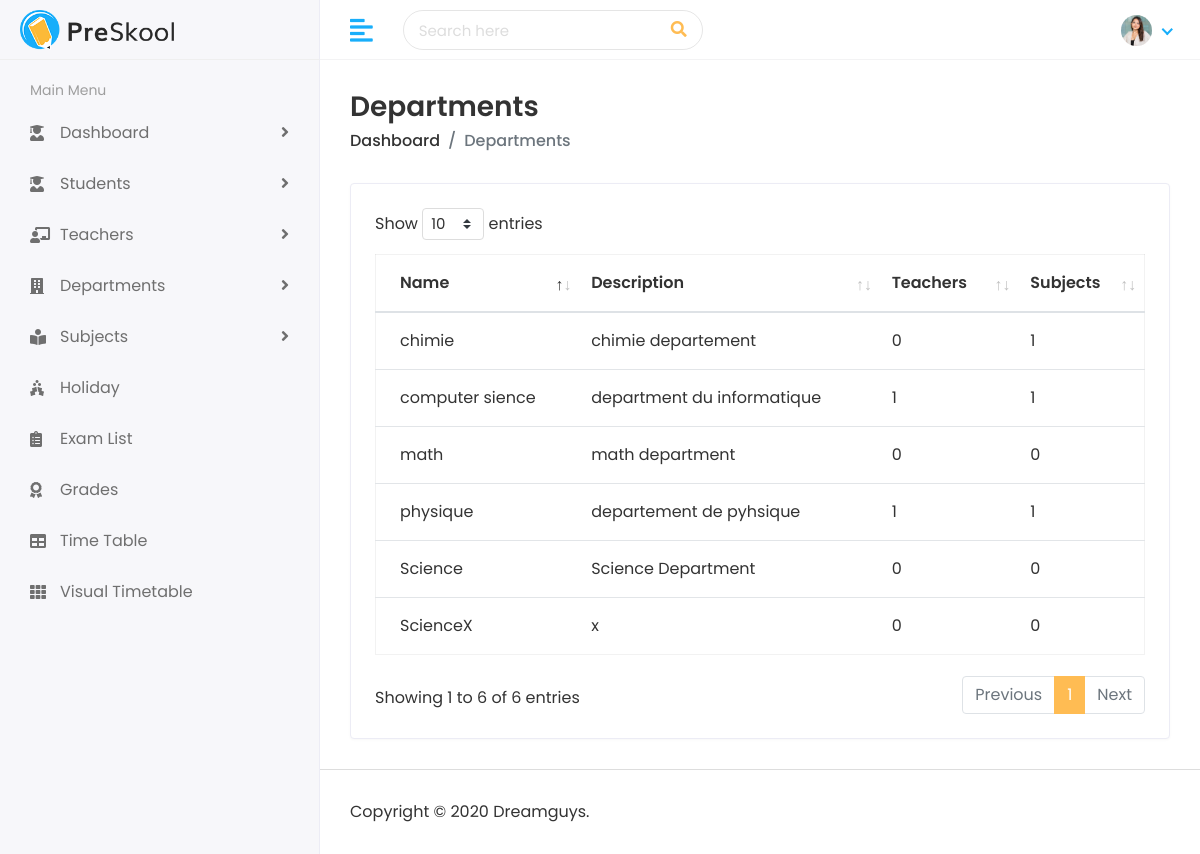
/departments/ (signed in), run on the app's committed database.
### faculty/models.py (models this page shows, shortened)
class Department(models.Model):
    name = models.CharField(max_length=150, unique=True)
    description = models.TextField(blank=True)
    created_at = models.DateTimeField(auto_now_add=True)
    class Meta:
        ordering = ["name"]

### faculty/views.py (the view)
# urls.py: path("departments/", views.department_list, name="department_list"),
@login_required
def department_list(request):
    departments = Department.objects.prefetch_related("subjects", "teachers").all()
    return render(request, "faculty/department-list.html", {"departments": departments})

### home_auth/models.py (called while the page is built)
    @property
    def role(self):
        if self.is_superuser or self.is_admin:
            return "Admin"
        if self.is_teacher:
            return "Teacher"
        if self.is_student:
            return "Student"
        return "User"

### templates/faculty/department-list.html (shortened to what this page needs)
{% extends 'Home/base.html' %}
{% block page_title %}Departments{% endblock %}
{% block breadcrumb_title %}Departments{% endblock %}
{% block body %}
<div class="row">
    <div class="col-sm-12">
        <div class="card card-table">
            <div class="card-body">
                <div class="table-responsive">
                    <table class="table table-hover table-center mb-0 datatable">
                        <thead>
                            <tr>
                                <th>Name</th>
                                <th>Description</th>
                                <th>Teachers</th>
                                <th>Subjects</th>
                            </tr>
                        </thead>
                        <tbody>
                            {% for department in departments %}
                                <tr>
                                    <td>{{ department.name }}</td>
                                    <td>{{ department.description|default:"No description yet." }}</td>
                                    <td>{{ department.teachers.count }}</td>
                                    <td>{{ department.subjects.count }}</td>
                                </tr>
                            {% empty %}
                                <tr><td colspan="{% if request.user.is_admin or request.user.is_superuser %}5{% else %}4{% endif %}">No departments available.</td></tr>
                            {% endfor %}
                        </tbody>
                    </table>
                </div>
            </div>
        </div>
    </div>
</div>
{% endblock %}

### static/assets/css/style.css (style rules this page uses)
html { height: 100%; }
body { background-color: #fff; color: #333; font-family: 'Poppins', sans-serif; font-size: 1rem; height: 100%; line-height: 1.5; overflow-x: hidden; }
.table { color: #333; max-width: 100%; margin-bottom: 0; width: 100%; }
.table.dataTable { border-collapse: collapse !important; border: 1px solid rgba(0, 0, 0, 0.05); }
.table thead tr th { font-weight: 600; }
.table tbody tr { border-bottom: 1px solid rgba(0, 0, 0, 0.05); }
.table.table-center td, .table.table-center th { vertical-align: middle; }
.card-table .card-body .table > thead > tr > th { border-top: 0; }
.card-table .card-body .table tr td:first-child, .card-table .card-body .table tr th:first-child { padding-left: 1.5rem; }
.card-table .card-body .table tr td:last-child, .card-table .card-body .table tr th:last-child { padding-right: 1.5rem; }
.card-table .table td, .card-table .table th { border-top: 1px solid #e2e5e8; padding: 1rem 0.75rem; white-space: nowrap; }
.card { border: 1px solid #ececf5; box-shadow: 0 1px 3px 0 rgba(0, 0, 0, 0.03); margin-bottom: 1.875rem; }
.card-body { padding: 1.5rem; }

### data on the page
Department: name "Science", description "Science Department", teachers.count "0", subjects.count "0"
Department: name "ScienceX", description "x", teachers.count "0", subjects.count "0"
Department: name "chimie", description "chimie departement", teachers.count "0", subjects.count "1"
Department: name "computer sience", description "department du informatique", teachers.count "1", subjects.count "1"
Department: name "math", description "math department", teachers.count "0", subjects.count "0"
Department: name "physique", description "departement de pyhsique", teachers.count "1", subjects.count "1"
